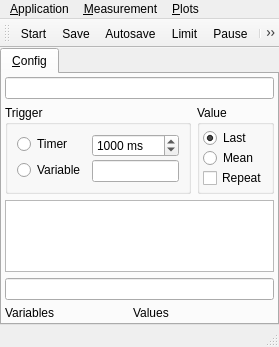
<?xml version="1.0" encoding="UTF-8"?>
<ui version="4.0">
 <class>MainWindow</class>
 <widget class="QMainWindow" name="MainWindow">
  <property name="geometry">
   <rect>
    <x>0</x>
    <y>0</y>
    <width>248</width>
    <height>321</height>
   </rect>
  </property>
  <property name="windowTitle">
   <string>Data Logger</string>
  </property>
  <widget class="QWidget" name="centralwidget">
   <layout class="QVBoxLayout" name="verticalLayout_2">
    <property name="leftMargin">
     <number>0</number>
    </property>
    <property name="topMargin">
     <number>0</number>
    </property>
    <property name="rightMargin">
     <number>0</number>
    </property>
    <property name="bottomMargin">
     <number>0</number>
    </property>
    <item>
     <widget class="QTabWidget" name="tabWidget">
      <property name="currentIndex">
       <number>0</number>
      </property>
      <widget class="QWidget" name="config">
       <attribute name="title">
        <string>&amp;Config</string>
       </attribute>
       <layout class="QGridLayout" name="gridLayout_3">
        <property name="leftMargin">
         <number>3</number>
        </property>
        <property name="topMargin">
         <number>3</number>
        </property>
        <property name="rightMargin">
         <number>3</number>
        </property>
        <property name="bottomMargin">
         <number>3</number>
        </property>
        <item row="2" column="3">
         <widget class="QGroupBox" name="gbValue">
          <property name="toolTip">
           <string>Takes effect at next measurement start.</string>
          </property>
          <property name="title">
           <string>Value</string>
          </property>
          <layout class="QVBoxLayout" name="verticalLayout">
           <property name="spacing">
            <number>0</number>
           </property>
           <property name="leftMargin">
            <number>3</number>
           </property>
           <property name="topMargin">
            <number>3</number>
           </property>
           <property name="rightMargin">
            <number>3</number>
           </property>
           <property name="bottomMargin">
            <number>3</number>
           </property>
           <item>
            <widget class="QRadioButton" name="cbValueLast">
             <property name="toolTip">
              <string>Take the last value since the last datapoint.</string>
             </property>
             <property name="text">
              <string>Last</string>
             </property>
             <property name="checked">
              <bool>true</bool>
             </property>
            </widget>
           </item>
           <item>
            <widget class="QRadioButton" name="cbValueMean">
             <property name="toolTip">
              <string>Take the average of the values since the last datapoint.</string>
             </property>
             <property name="text">
              <string>Mean</string>
             </property>
            </widget>
           </item>
           <item>
            <widget class="QCheckBox" name="cbRepeat">
             <property name="toolTip">
              <string>If the value is nan, repeat the last value instead.</string>
             </property>
             <property name="text">
              <string>Repeat</string>
             </property>
            </widget>
           </item>
          </layout>
         </widget>
        </item>
        <item row="4" column="0" colspan="4">
         <widget class="QLineEdit" name="leVariables">
          <property name="toolTip">
           <string>Variables to save. This line is appended to the header. Use time for the time in seconds today.</string>
          </property>
         </widget>
        </item>
        <item row="5" column="2" colspan="2">
         <widget class="QLabel" name="lbValues">
          <property name="text">
           <string>Values</string>
          </property>
         </widget>
        </item>
        <item row="3" column="0" colspan="4">
         <widget class="QPlainTextEdit" name="leHeader">
          <property name="toolTip">
           <string>Header of the save file.</string>
          </property>
          <property name="sizeAdjustPolicy">
           <enum>QAbstractScrollArea::AdjustToContentsOnFirstShow</enum>
          </property>
         </widget>
        </item>
        <item row="1" column="0" colspan="4">
         <widget class="QLineEdit" name="leSavedName">
          <property name="toolTip">
           <string>Name of the saved file.</string>
          </property>
          <property name="readOnly">
           <bool>true</bool>
          </property>
         </widget>
        </item>
        <item row="5" column="0" colspan="2">
         <widget class="QLabel" name="lbVariables">
          <property name="toolTip">
           <string>Variable values of the last data point.</string>
          </property>
          <property name="text">
           <string>Variables</string>
          </property>
         </widget>
        </item>
        <item row="2" column="0" colspan="3">
         <widget class="QGroupBox" name="gbTrigger">
          <property name="toolTip">
           <string>Takes effect immediately!</string>
          </property>
          <property name="title">
           <string>Trigger</string>
          </property>
          <layout class="QFormLayout" name="formLayout">
           <property name="verticalSpacing">
            <number>3</number>
           </property>
           <item row="0" column="0">
            <widget class="QRadioButton" name="cbTimer">
             <property name="toolTip">
              <string>Trigger after a certain interval.</string>
             </property>
             <property name="text">
              <string>Timer</string>
             </property>
             <property name="checked">
              <bool>false</bool>
             </property>
            </widget>
           </item>
           <item row="0" column="1">
            <widget class="QSpinBox" name="sbTimeout">
             <property name="toolTip">
              <string>Triggering interval.</string>
             </property>
             <property name="suffix">
              <string> ms</string>
             </property>
             <property name="minimum">
              <number>10</number>
             </property>
             <property name="maximum">
              <number>100000</number>
             </property>
             <property name="singleStep">
              <number>10</number>
             </property>
             <property name="value">
              <number>1000</number>
             </property>
            </widget>
           </item>
           <item row="1" column="0">
            <widget class="QRadioButton" name="cbTrigger">
             <property name="toolTip">
              <string>If this variable is updated, fire a trigger.</string>
             </property>
             <property name="text">
              <string>Variable</string>
             </property>
            </widget>
           </item>
           <item row="1" column="1">
            <widget class="QLineEdit" name="leTrigger">
             <property name="enabled">
              <bool>true</bool>
             </property>
             <property name="toolTip">
              <string>Variable name to trigger at.</string>
             </property>
            </widget>
           </item>
          </layout>
         </widget>
        </item>
       </layout>
      </widget>
     </widget>
    </item>
   </layout>
  </widget>
  <widget class="QMenuBar" name="menubar">
   <property name="geometry">
    <rect>
     <x>0</x>
     <y>0</y>
     <width>248</width>
     <height>21</height>
    </rect>
   </property>
   <widget class="QMenu" name="menuApplication">
    <property name="title">
     <string>&amp;Application</string>
    </property>
    <addaction name="actionSettings"/>
    <addaction name="actionClose"/>
    <addaction name="actionHide_Toolbar"/>
   </widget>
   <widget class="QMenu" name="menuConfigurations">
    <property name="title">
     <string>&amp;Measurement</string>
    </property>
    <addaction name="actionStart"/>
    <addaction name="actionSave"/>
    <addaction name="actionPause"/>
    <addaction name="separator"/>
    <addaction name="actionAutoSave"/>
    <addaction name="actionLimitDataLength"/>
    <addaction name="separator"/>
    <addaction name="actionConfig"/>
    <addaction name="actionCopyLastDatapoint"/>
   </widget>
   <widget class="QMenu" name="menuPlots">
    <property name="title">
     <string>&amp;Plots</string>
    </property>
    <addaction name="actionSinglePlot"/>
    <addaction name="actionMultiPlot"/>
    <addaction name="actionClearPlots"/>
   </widget>
   <addaction name="menuApplication"/>
   <addaction name="menuConfigurations"/>
   <addaction name="menuPlots"/>
  </widget>
  <widget class="QToolBar" name="toolBar">
   <property name="windowTitle">
    <string>toolBar</string>
   </property>
   <attribute name="toolBarArea">
    <enum>TopToolBarArea</enum>
   </attribute>
   <attribute name="toolBarBreak">
    <bool>false</bool>
   </attribute>
   <addaction name="actionStart"/>
   <addaction name="actionSave"/>
   <addaction name="actionAutoSave"/>
   <addaction name="actionLimitDataLength"/>
   <addaction name="actionPause"/>
   <addaction name="separator"/>
   <addaction name="actionSinglePlot"/>
   <addaction name="actionMultiPlot"/>
   <addaction name="actionClearPlots"/>
   <addaction name="separator"/>
   <addaction name="actionHide_Toolbar"/>
  </widget>
  <widget class="QStatusBar" name="statusbar"/>
  <action name="actionSettings">
   <property name="text">
    <string>&amp;Settings...</string>
   </property>
   <property name="toolTip">
    <string>Open settings dialog</string>
   </property>
  </action>
  <action name="actionClose">
   <property name="text">
    <string>&amp;Close</string>
   </property>
  </action>
  <action name="actionConfig">
   <property name="text">
    <string>Create configuration file</string>
   </property>
  </action>
  <action name="actionAutoSave">
   <property name="checkable">
    <bool>true</bool>
   </property>
   <property name="text">
    <string>&amp;Automatically save</string>
   </property>
   <property name="iconText">
    <string>Autosave</string>
   </property>
   <property name="toolTip">
    <string>Automatically save the data regularly.</string>
   </property>
  </action>
  <action name="actionCopyLastDatapoint">
   <property name="text">
    <string>Copy &amp;last datapoint</string>
   </property>
   <property name="toolTip">
    <string>Copy last datapoint to the clipboard.</string>
   </property>
   <property name="shortcut">
    <string>Ctrl+L</string>
   </property>
  </action>
  <action name="actionStart">
   <property name="text">
    <string>&amp;Start</string>
   </property>
   <property name="toolTip">
    <string>Start a measurement deleting the old values.</string>
   </property>
  </action>
  <action name="actionSave">
   <property name="text">
    <string>Sa&amp;ve</string>
   </property>
   <property name="toolTip">
    <string>Save the current data from the beginning until now.</string>
   </property>
   <property name="shortcut">
    <string>Ctrl+S</string>
   </property>
  </action>
  <action name="actionPause">
   <property name="checkable">
    <bool>true</bool>
   </property>
   <property name="text">
    <string>&amp;Pause</string>
   </property>
   <property name="toolTip">
    <string>Pause the current measurement.</string>
   </property>
   <property name="shortcut">
    <string>Ctrl+P</string>
   </property>
  </action>
  <action name="actionSinglePlot">
   <property name="text">
    <string>&amp;Single Plot</string>
   </property>
   <property name="toolTip">
    <string>Spawn a single plot.</string>
   </property>
   <property name="shortcut">
    <string>Ctrl+1</string>
   </property>
  </action>
  <action name="actionMultiPlot">
   <property name="text">
    <string>&amp;Multi Plot</string>
   </property>
   <property name="toolTip">
    <string>Spawn a multi plot.</string>
   </property>
   <property name="shortcut">
    <string>Ctrl+2</string>
   </property>
  </action>
  <action name="actionHide_Toolbar">
   <property name="checkable">
    <bool>true</bool>
   </property>
   <property name="text">
    <string>Hide Toolbar</string>
   </property>
   <property name="iconText">
    <string>Hide</string>
   </property>
   <property name="shortcut">
    <string>Ctrl+T</string>
   </property>
  </action>
  <action name="actionClearPlots">
   <property name="text">
    <string>Clear Plots</string>
   </property>
   <property name="iconText">
    <string>Clear</string>
   </property>
   <property name="toolTip">
    <string>Clear all plots.</string>
   </property>
  </action>
  <action name="actionLimitDataLength">
   <property name="checkable">
    <bool>true</bool>
   </property>
   <property name="text">
    <string>Limit data length</string>
   </property>
   <property name="iconText">
    <string>Limit</string>
   </property>
   <property name="toolTip">
    <string>Limit data length, deleting older data!</string>
   </property>
  </action>
 </widget>
 <tabstops>
  <tabstop>cbTimer</tabstop>
  <tabstop>sbTimeout</tabstop>
  <tabstop>cbTrigger</tabstop>
  <tabstop>leTrigger</tabstop>
  <tabstop>cbValueLast</tabstop>
  <tabstop>cbValueMean</tabstop>
  <tabstop>cbRepeat</tabstop>
  <tabstop>leHeader</tabstop>
  <tabstop>leVariables</tabstop>
  <tabstop>leSavedName</tabstop>
  <tabstop>tabWidget</tabstop>
 </tabstops>
 <resources/>
 <connections>
  <connection>
   <sender>actionHide_Toolbar</sender>
   <signal>triggered(bool)</signal>
   <receiver>toolBar</receiver>
   <slot>setHidden(bool)</slot>
   <hints>
    <hint type="sourcelabel">
     <x>-1</x>
     <y>-1</y>
    </hint>
    <hint type="destinationlabel">
     <x>222</x>
     <y>32</y>
    </hint>
   </hints>
  </connection>
 </connections>
</ui>
